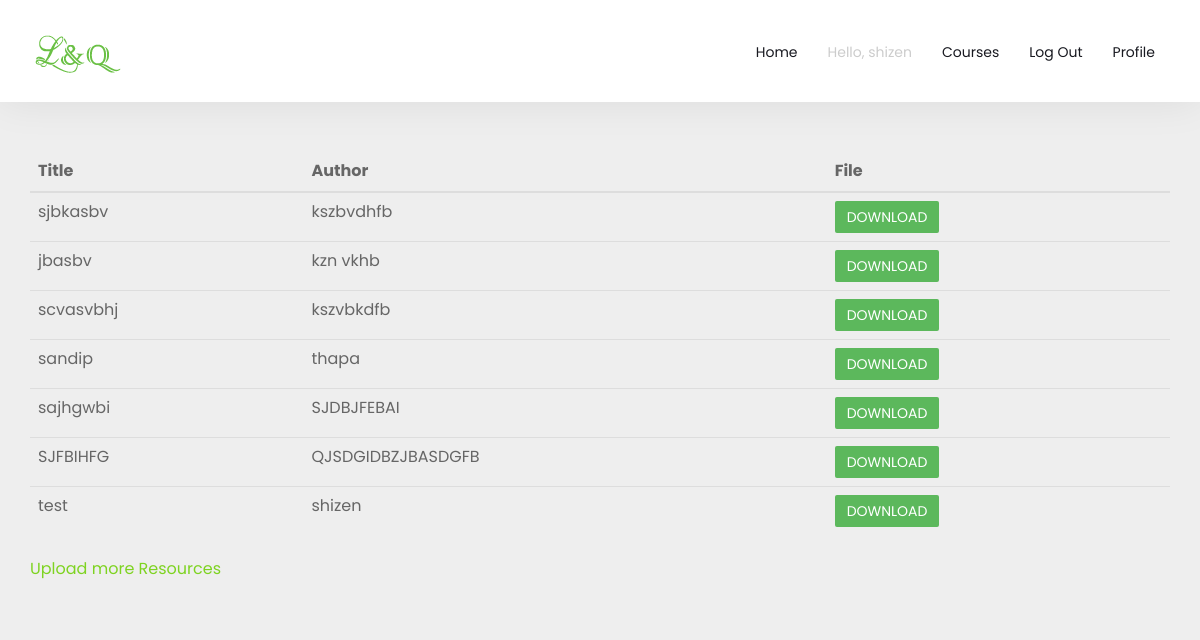
The app's page /resources/ (signed in), older data.
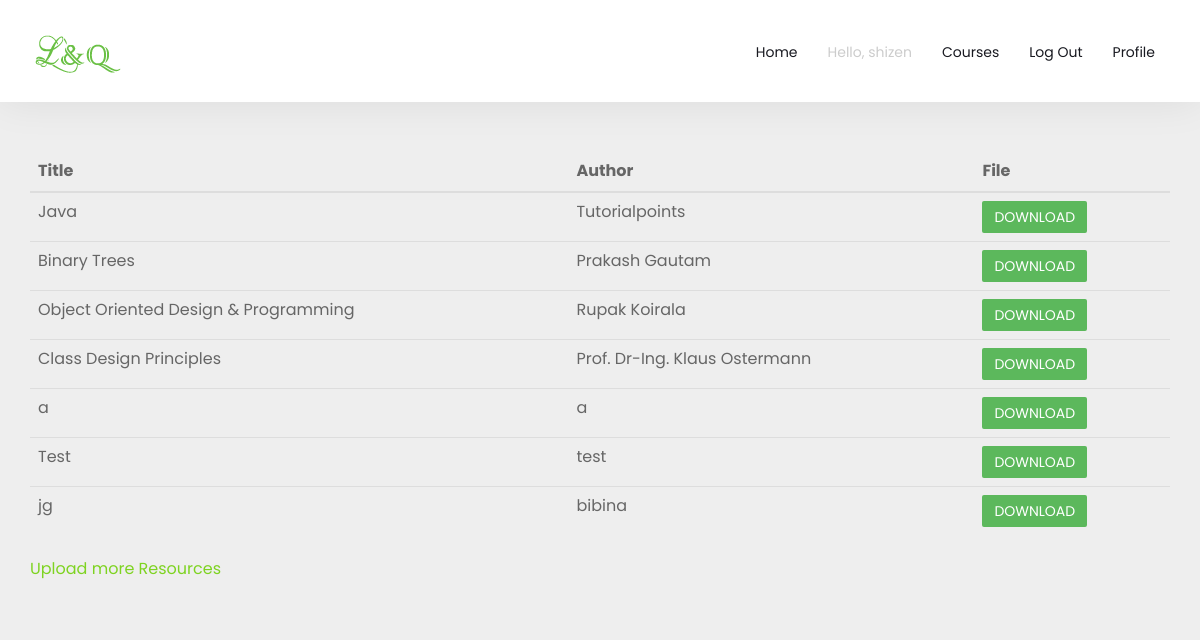
The same page, newer data.
### resources/models.py (models this page shows, shortened)
class Resource(models.Model):
	title = models.CharField(max_length=100)
	author = models.CharField(max_length=100)
	file = models.FileField(upload_to="resources")

### resources/views.py (the view)
# urls.py: path('resources/', views.resource_Page, name ="resource"),
@login_required(login_url="/signin/")
def resource_Page(request):
	resource = Resource.objects.all()
	return render(request, "resources/resourcePage.html", {"resources": resource})#for obj in context's key

### resources/templates/resources/resourcePage.html (shortened to what this page needs)
{% extends 'header.html' %}
{% load static %}
{% block content %}
<div class="container" style="margin-top: 50px;">
<table class = "table table-hover">
	<thead>
		<tr>
			<th>Title</th>
			<th>Author</th>
			<th>File</th>
		</tr>
	</thead>
	<tbody>
		{% for resource in resources %}
		<tr>
			<td>{{resource.title}}</td>
			<td>{{resource.author}}</td>
			<td><a href="{{ resource.file.url}}" download><button type="submit" class="btn btn-success btn-md">Download</button></a></td>
		</tr>
		{% endfor %}
	</tbody>
</table>
</div>
<div class="container">
	<div class="row justify-content-center">
		<div class="col-md-4">
			<p><a href="{% url 'resources:upload' %}">Upload more Resources</a></p>
		</div>
	</div>
</div>
{% endblock %}

Row changes from the older to the newer data that the page shows:
removed Resource: title "sjbkasbv", author "kszbvdhfb"
removed Resource: title "jbasbv", author "kzn vkhb"
removed Resource: title "scvasvbhj", author "kszvbkdfb"
removed Resource: title "sandip", author "thapa"
removed Resource: title "sajhgwbi", author "SJDBJFEBAI"
removed Resource: title "SJFBIHFG", author "QJSDGIDBZJBASDGFB"
removed Resource: title "test", author "shizen"
added Resource: title "Java", author "Tutorialpoints"
added Resource: title "Binary Trees", author "Prakash Gautam"
added Resource: title "Object Oriented Design & Programming", author "Rupak Koirala"
added Resource: title "Class Design Principles", author "Prof. Dr-Ing. Klaus Ostermann"
added Resource: title "a", author "a"
added Resource: title "Test", author "test"
added Resource: title "jg", author "bibina"
